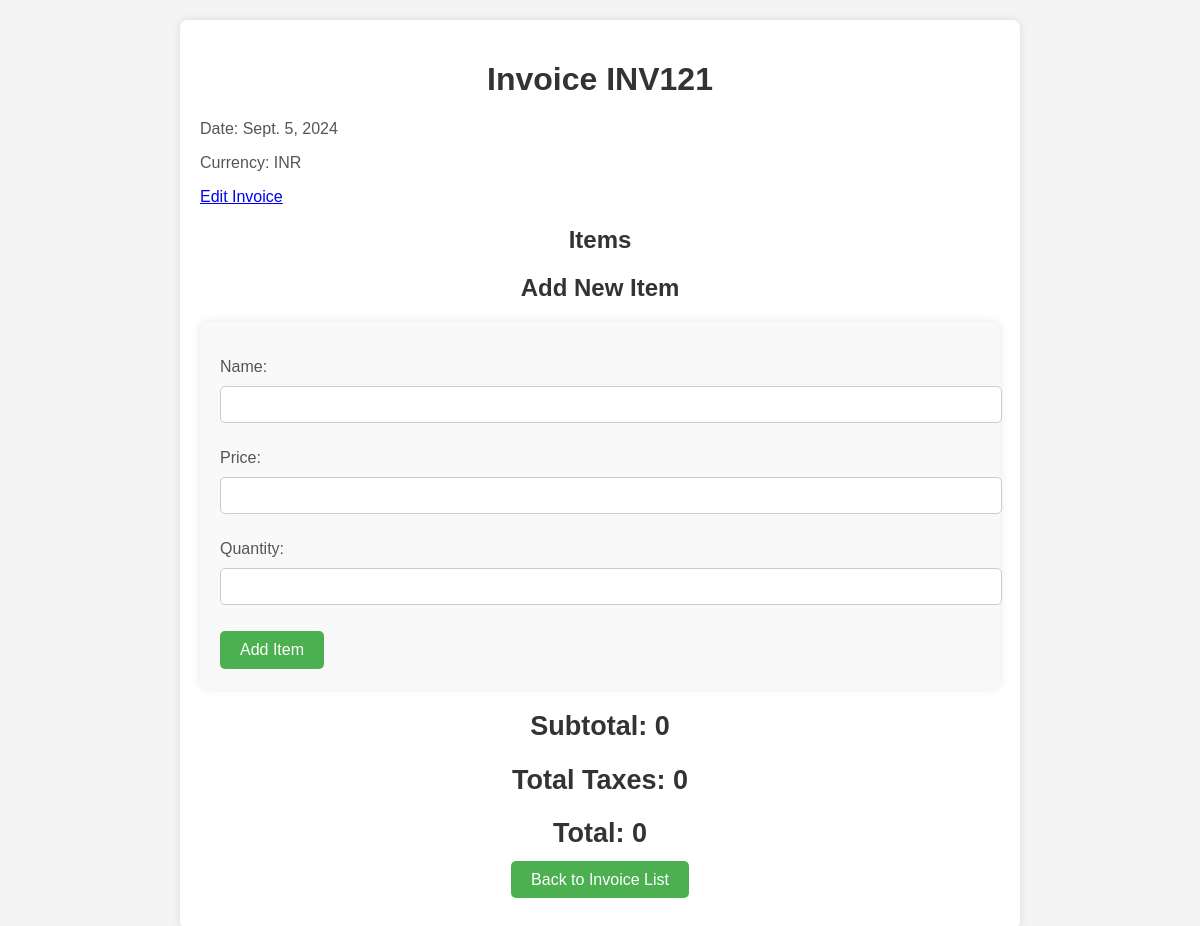
Screenshot of /invoices/2/ with the database file from the repository.
### invoices/models.py (models this page shows)
class Invoice(models.Model):
    date = models.DateField()
    invoice_number = models.CharField(max_length=20, unique=True)
    currency = models.CharField(max_length=3)
    def subtotal(self):
        return sum(item.total_price() for item in self.items.all())
    def total_taxes(self):
        return sum(item.total_taxes() for item in self.items.all())
    def total(self):
        return self.subtotal() + self.total_taxes()

### invoices/views.py (the view, shortened to what this page needs)
# urls.py: path('<int:pk>/', views.invoice_detail, name='invoice_detail'),
def invoice_detail(request, pk):
    invoice = get_object_or_404(Invoice, pk=pk)
    if request.method == 'POST':
        item_form = InvoiceItemForm(request.POST)
        if item_form.is_valid():
            new_item = item_form.save(commit=False)
            new_item.invoice = invoice
            new_item.save()
            return redirect('invoice_detail', pk=invoice.pk)
    else:
        item_form = InvoiceItemForm()
    items_with_taxes = []
    context = {
        'invoice': invoice,
        'items_with_taxes': items_with_taxes,
        'subtotal': invoice.subtotal(),
        'total_taxes': invoice.total_taxes(),
        'total': invoice.total(),
        'item_form': item_form,
    }
    return render(request, 'invoices/invoice_detail.html', context)

### invoices/forms.py
class InvoiceItemForm(forms.ModelForm):
    class Meta:
        model = InvoiceItem
        fields = ['name', 'price', 'quantity']

### invoices/templates/invoices/invoice_detail.html (shortened to what this page needs)
<!DOCTYPE html>
<html lang="en">
<head>
</head>
<body>
    <div class="container">
        <h1>Invoice {{ invoice.invoice_number }}</h1>
        <p>Date: {{ invoice.date }}</p>
        <p>Currency: {{ invoice.currency }}</p>
        <a href="{% url 'invoice_edit' invoice.id %}" class="edit-button">Edit Invoice</a>
        <h2>Items</h2>
        <h2>Add New Item</h2>
        <form method="post" class="add-item-form">
            {{ item_form.as_p }}
            <button type="submit">Add Item</button>
        </form>
        <div class="totals">
            <h2>Subtotal: {{ subtotal }}</h2>
            <h2>Total Taxes: {{ total_taxes }}</h2>
            <h2>Total: {{ total }}</h2>
        </div>
        <div class="back-button">
            <a href="{% url 'invoice_list' %}">Back to Invoice List</a>
        </div>
    </div>
</body>
</html>

### invoices/templates/invoices/invoice_detail.html (style rules this page uses)
body { font-family: Arial, sans-serif; background-color: #f4f4f4; margin: 0; padding: 20px; display: flex; justify-content: center; align-items: flex-start; min-height: 100vh; }
.container { background-color: white; padding: 20px; border-radius: 8px; box-shadow: 0 0 10px rgba(0, 0, 0, 0.1); width: 100%; max-width: 800px; }
h1, h2 { text-align: center; color: #333; }
p { font-size: 16px; color: #555; }
.totals { text-align: right; font-size: 18px; color: #333; }
.back-button { display: block; margin: 20px 0; text-align: center; }
.back-button a { background-color: #4CAF50; color: white; padding: 10px 20px; text-decoration: none; border-radius: 5px; font-size: 16px; }
.add-item-form { margin: 20px 0; padding: 20px; background-color: #f9f9f9; border-radius: 8px; box-shadow: 0 0 10px rgba(0, 0, 0, 0.1); }
.add-item-form button { background-color: #4CAF50; color: white; padding: 10px 20px; border: none; border-radius: 5px; font-size: 16px; cursor: pointer; }
.add-item-form input, .add-item-form select, .add-item-form textarea { width: 100%; padding: 10px; margin: 10px 0; border: 1px solid #ccc; border-radius: 5px; }

### rows the page displays
Invoice: invoice_number "INV121", date "Sept. 5, 2024", currency "INR"

### other values shown
{{ subtotal }} "0"
{{ total_taxes }} "0"
{{ total }} "0"
